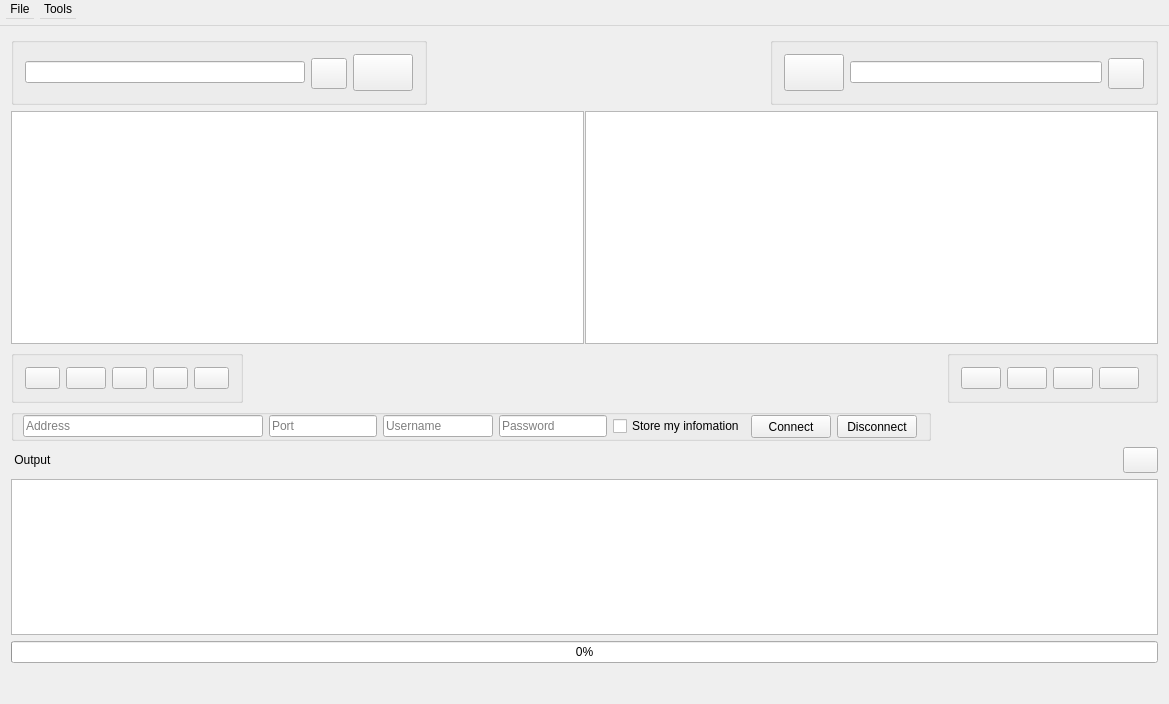
<?xml version="1.0" encoding="UTF-8"?>
<ui version="4.0">
 <class>clientGui</class>
 <widget class="QMainWindow" name="clientGui">
  <property name="geometry">
   <rect>
    <x>0</x>
    <y>0</y>
    <width>1169</width>
    <height>704</height>
   </rect>
  </property>
  <property name="sizePolicy">
   <sizepolicy hsizetype="Fixed" vsizetype="Fixed">
    <horstretch>0</horstretch>
    <verstretch>0</verstretch>
   </sizepolicy>
  </property>
  <property name="windowTitle">
   <string>OpenFTP Client</string>
  </property>
  <property name="windowIcon">
   <iconset resource="resources.qrc">
    <normaloff>:/alienIcon/images/icon.png</normaloff>:/alienIcon/images/icon.png</iconset>
  </property>
  <property name="styleSheet">
   <string notr="true"/>
  </property>
  <property name="iconSize">
   <size>
    <width>18</width>
    <height>20</height>
   </size>
  </property>
  <property name="unifiedTitleAndToolBarOnMac">
   <bool>true</bool>
  </property>
  <widget class="QWidget" name="centralWidget">
   <layout class="QGridLayout" name="gridLayout">
    <item row="20" column="2">
     <widget class="QLabel" name="label">
      <property name="styleSheet">
       <string notr="true"/>
      </property>
      <property name="text">
       <string> Output</string>
      </property>
     </widget>
    </item>
    <item row="21" column="2" colspan="7">
     <widget class="QTextBrowser" name="mainTextWindow">
      <property name="sizePolicy">
       <sizepolicy hsizetype="Expanding" vsizetype="MinimumExpanding">
        <horstretch>0</horstretch>
        <verstretch>2</verstretch>
       </sizepolicy>
      </property>
      <property name="minimumSize">
       <size>
        <width>0</width>
        <height>100</height>
       </size>
      </property>
      <property name="whatsThis">
       <string/>
      </property>
      <property name="undoRedoEnabled">
       <bool>false</bool>
      </property>
     </widget>
    </item>
    <item row="1" column="2">
     <widget class="QGroupBox" name="groupBox_3">
      <property name="enabled">
       <bool>true</bool>
      </property>
      <property name="sizePolicy">
       <sizepolicy hsizetype="Fixed" vsizetype="Fixed">
        <horstretch>0</horstretch>
        <verstretch>0</verstretch>
       </sizepolicy>
      </property>
      <property name="minimumSize">
       <size>
        <width>346</width>
        <height>40</height>
       </size>
      </property>
      <property name="layoutDirection">
       <enum>Qt::LeftToRight</enum>
      </property>
      <property name="styleSheet">
       <string notr="true"/>
      </property>
      <property name="title">
       <string/>
      </property>
      <property name="flat">
       <bool>true</bool>
      </property>
      <layout class="QHBoxLayout" name="horizontalLayout_2">
       <item>
        <widget class="QLineEdit" name="localSearchEdit">
         <property name="sizePolicy">
          <sizepolicy hsizetype="Preferred" vsizetype="Fixed">
           <horstretch>0</horstretch>
           <verstretch>0</verstretch>
          </sizepolicy>
         </property>
         <property name="minimumSize">
          <size>
           <width>280</width>
           <height>0</height>
          </size>
         </property>
         <property name="maximumSize">
          <size>
           <width>16777215</width>
           <height>16777215</height>
          </size>
         </property>
        </widget>
       </item>
       <item>
        <widget class="QPushButton" name="localSearchButton">
         <property name="sizePolicy">
          <sizepolicy hsizetype="Fixed" vsizetype="Fixed">
           <horstretch>0</horstretch>
           <verstretch>0</verstretch>
          </sizepolicy>
         </property>
         <property name="minimumSize">
          <size>
           <width>36</width>
           <height>31</height>
          </size>
         </property>
         <property name="maximumSize">
          <size>
           <width>36</width>
           <height>28</height>
          </size>
         </property>
         <property name="toolTip">
          <string>Search for directory on the computer.</string>
         </property>
         <property name="layoutDirection">
          <enum>Qt::LeftToRight</enum>
         </property>
         <property name="text">
          <string/>
         </property>
         <property name="icon">
          <iconset resource="resources.qrc">
           <normaloff>:/searchIcon/images/search_button.png</normaloff>:/searchIcon/images/search_button.png</iconset>
         </property>
         <property name="iconSize">
          <size>
           <width>24</width>
           <height>20</height>
          </size>
         </property>
        </widget>
       </item>
       <item>
        <widget class="QPushButton" name="uploadButton">
         <property name="sizePolicy">
          <sizepolicy hsizetype="Fixed" vsizetype="Fixed">
           <horstretch>0</horstretch>
           <verstretch>0</verstretch>
          </sizepolicy>
         </property>
         <property name="minimumSize">
          <size>
           <width>60</width>
           <height>37</height>
          </size>
         </property>
         <property name="toolTip">
          <string>Upload selected files to the server.  (Ctrl + E)</string>
         </property>
         <property name="layoutDirection">
          <enum>Qt::RightToLeft</enum>
         </property>
         <property name="text">
          <string/>
         </property>
         <property name="icon">
          <iconset resource="resources.qrc">
           <normaloff>:/arrow/images/right.png</normaloff>:/arrow/images/right.png</iconset>
         </property>
         <property name="iconSize">
          <size>
           <width>25</width>
           <height>27</height>
          </size>
         </property>
        </widget>
       </item>
      </layout>
     </widget>
    </item>
    <item row="23" column="2" colspan="7">
     <widget class="QProgressBar" name="progressBar">
      <property name="enabled">
       <bool>true</bool>
      </property>
      <property name="sizePolicy">
       <sizepolicy hsizetype="Expanding" vsizetype="Fixed">
        <horstretch>0</horstretch>
        <verstretch>0</verstretch>
       </sizepolicy>
      </property>
      <property name="minimumSize">
       <size>
        <width>100</width>
        <height>0</height>
       </size>
      </property>
      <property name="value">
       <number>0</number>
      </property>
      <property name="textVisible">
       <bool>true</bool>
      </property>
      <property name="invertedAppearance">
       <bool>false</bool>
      </property>
      <property name="textDirection">
       <enum>QProgressBar::BottomToTop</enum>
      </property>
     </widget>
    </item>
    <item row="3" column="8">
     <widget class="QGroupBox" name="groupBox_4">
      <property name="sizePolicy">
       <sizepolicy hsizetype="Fixed" vsizetype="Fixed">
        <horstretch>0</horstretch>
        <verstretch>0</verstretch>
       </sizepolicy>
      </property>
      <property name="minimumSize">
       <size>
        <width>0</width>
        <height>0</height>
       </size>
      </property>
      <property name="layoutDirection">
       <enum>Qt::RightToLeft</enum>
      </property>
      <property name="title">
       <string/>
      </property>
      <layout class="QHBoxLayout" name="horizontalLayout_4">
       <property name="spacing">
        <number>6</number>
       </property>
       <property name="rightMargin">
        <number>16</number>
       </property>
       <item>
        <widget class="QPushButton" name="homeButton">
         <property name="sizePolicy">
          <sizepolicy hsizetype="Fixed" vsizetype="Fixed">
           <horstretch>0</horstretch>
           <verstretch>0</verstretch>
          </sizepolicy>
         </property>
         <property name="minimumSize">
          <size>
           <width>0</width>
           <height>0</height>
          </size>
         </property>
         <property name="sizeIncrement">
          <size>
           <width>0</width>
           <height>0</height>
          </size>
         </property>
         <property name="toolTip">
          <string>Navigate to the servers base directory.</string>
         </property>
         <property name="text">
          <string/>
         </property>
         <property name="icon">
          <iconset resource="resources.qrc">
           <normaloff>:/homeIcon/images/home_button.png</normaloff>:/homeIcon/images/home_button.png</iconset>
         </property>
         <property name="iconSize">
          <size>
           <width>22</width>
           <height>22</height>
          </size>
         </property>
         <property name="checkable">
          <bool>false</bool>
         </property>
         <property name="default">
          <bool>false</bool>
         </property>
         <property name="flat">
          <bool>false</bool>
         </property>
        </widget>
       </item>
       <item>
        <widget class="QPushButton" name="returnButton">
         <property name="sizePolicy">
          <sizepolicy hsizetype="Fixed" vsizetype="Fixed">
           <horstretch>0</horstretch>
           <verstretch>0</verstretch>
          </sizepolicy>
         </property>
         <property name="sizeIncrement">
          <size>
           <width>0</width>
           <height>0</height>
          </size>
         </property>
         <property name="toolTip">
          <string>Return to the previous directory on server.</string>
         </property>
         <property name="text">
          <string/>
         </property>
         <property name="icon">
          <iconset resource="resources.qrc">
           <normaloff>:/returnIcon/images/return_button.png</normaloff>:/returnIcon/images/return_button.png</iconset>
         </property>
         <property name="iconSize">
          <size>
           <width>22</width>
           <height>22</height>
          </size>
         </property>
         <property name="checkable">
          <bool>false</bool>
         </property>
         <property name="default">
          <bool>false</bool>
         </property>
         <property name="flat">
          <bool>false</bool>
         </property>
        </widget>
       </item>
       <item>
        <widget class="QPushButton" name="deleteButton">
         <property name="sizePolicy">
          <sizepolicy hsizetype="Fixed" vsizetype="Fixed">
           <horstretch>0</horstretch>
           <verstretch>0</verstretch>
          </sizepolicy>
         </property>
         <property name="sizeIncrement">
          <size>
           <width>0</width>
           <height>0</height>
          </size>
         </property>
         <property name="toolTip">
          <string>Delete selected files on the server.</string>
         </property>
         <property name="text">
          <string/>
         </property>
         <property name="icon">
          <iconset resource="resources.qrc">
           <normaloff>:/deleteIcon/images/delete.png</normaloff>:/deleteIcon/images/delete.png</iconset>
         </property>
         <property name="iconSize">
          <size>
           <width>22</width>
           <height>22</height>
          </size>
         </property>
         <property name="checkable">
          <bool>false</bool>
         </property>
         <property name="default">
          <bool>false</bool>
         </property>
         <property name="flat">
          <bool>false</bool>
         </property>
        </widget>
       </item>
       <item>
        <widget class="QPushButton" name="downloadButton2">
         <property name="toolTip">
          <string>Download selected files from the server.  (Ctrl + Q)</string>
         </property>
         <property name="text">
          <string/>
         </property>
         <property name="icon">
          <iconset resource="resources.qrc">
           <normaloff>:/arrow/images/left.png</normaloff>:/arrow/images/left.png</iconset>
         </property>
         <property name="iconSize">
          <size>
           <width>22</width>
           <height>22</height>
          </size>
         </property>
        </widget>
       </item>
      </layout>
     </widget>
    </item>
    <item row="1" column="4" colspan="5">
     <widget class="QGroupBox" name="groupBox_2">
      <property name="sizePolicy">
       <sizepolicy hsizetype="Fixed" vsizetype="Fixed">
        <horstretch>0</horstretch>
        <verstretch>0</verstretch>
       </sizepolicy>
      </property>
      <property name="layoutDirection">
       <enum>Qt::RightToLeft</enum>
      </property>
      <property name="title">
       <string/>
      </property>
      <property name="alignment">
       <set>Qt::AlignRight|Qt::AlignTrailing|Qt::AlignVCenter</set>
      </property>
      <layout class="QHBoxLayout" name="horizontalLayout">
       <item>
        <widget class="QPushButton" name="searchButton">
         <property name="sizePolicy">
          <sizepolicy hsizetype="Fixed" vsizetype="Fixed">
           <horstretch>0</horstretch>
           <verstretch>0</verstretch>
          </sizepolicy>
         </property>
         <property name="minimumSize">
          <size>
           <width>36</width>
           <height>31</height>
          </size>
         </property>
         <property name="maximumSize">
          <size>
           <width>36</width>
           <height>28</height>
          </size>
         </property>
         <property name="sizeIncrement">
          <size>
           <width>0</width>
           <height>0</height>
          </size>
         </property>
         <property name="toolTip">
          <string>Search for directory on the server.</string>
         </property>
         <property name="layoutDirection">
          <enum>Qt::RightToLeft</enum>
         </property>
         <property name="text">
          <string/>
         </property>
         <property name="icon">
          <iconset resource="resources.qrc">
           <normaloff>:/searchIcon/images/search_button.png</normaloff>:/searchIcon/images/search_button.png</iconset>
         </property>
         <property name="iconSize">
          <size>
           <width>22</width>
           <height>19</height>
          </size>
         </property>
         <property name="checkable">
          <bool>false</bool>
         </property>
         <property name="default">
          <bool>false</bool>
         </property>
         <property name="flat">
          <bool>false</bool>
         </property>
        </widget>
       </item>
       <item>
        <widget class="QLineEdit" name="serverSearchEdit">
         <property name="sizePolicy">
          <sizepolicy hsizetype="Fixed" vsizetype="Fixed">
           <horstretch>0</horstretch>
           <verstretch>0</verstretch>
          </sizepolicy>
         </property>
         <property name="minimumSize">
          <size>
           <width>252</width>
           <height>0</height>
          </size>
         </property>
         <property name="maximumSize">
          <size>
           <width>16777215</width>
           <height>16777215</height>
          </size>
         </property>
         <property name="layoutDirection">
          <enum>Qt::RightToLeft</enum>
         </property>
         <property name="cursorPosition">
          <number>0</number>
         </property>
        </widget>
       </item>
       <item>
        <widget class="QPushButton" name="downloadButton">
         <property name="sizePolicy">
          <sizepolicy hsizetype="Fixed" vsizetype="Fixed">
           <horstretch>0</horstretch>
           <verstretch>0</verstretch>
          </sizepolicy>
         </property>
         <property name="minimumSize">
          <size>
           <width>60</width>
           <height>37</height>
          </size>
         </property>
         <property name="toolTip">
          <string>Download selected files from the server.  (Ctrl + Q)</string>
         </property>
         <property name="layoutDirection">
          <enum>Qt::LeftToRight</enum>
         </property>
         <property name="text">
          <string/>
         </property>
         <property name="icon">
          <iconset resource="resources.qrc">
           <normaloff>:/arrow/images/left.png</normaloff>:/arrow/images/left.png</iconset>
         </property>
         <property name="iconSize">
          <size>
           <width>25</width>
           <height>27</height>
          </size>
         </property>
        </widget>
       </item>
      </layout>
     </widget>
    </item>
    <item row="3" column="2">
     <widget class="QGroupBox" name="groupBox">
      <property name="sizePolicy">
       <sizepolicy hsizetype="Fixed" vsizetype="Fixed">
        <horstretch>0</horstretch>
        <verstretch>0</verstretch>
       </sizepolicy>
      </property>
      <property name="minimumSize">
       <size>
        <width>0</width>
        <height>0</height>
       </size>
      </property>
      <property name="styleSheet">
       <string notr="true"/>
      </property>
      <property name="title">
       <string/>
      </property>
      <property name="flat">
       <bool>true</bool>
      </property>
      <layout class="QHBoxLayout" name="horizontalLayout_3">
       <item>
        <widget class="QPushButton" name="localHomeButton">
         <property name="minimumSize">
          <size>
           <width>0</width>
           <height>0</height>
          </size>
         </property>
         <property name="maximumSize">
          <size>
           <width>35</width>
           <height>16777215</height>
          </size>
         </property>
         <property name="focusPolicy">
          <enum>Qt::StrongFocus</enum>
         </property>
         <property name="toolTip">
          <string>Navigate to the local computers base directory.</string>
         </property>
         <property name="toolTipDuration">
          <number>-1</number>
         </property>
         <property name="whatsThis">
          <string/>
         </property>
         <property name="layoutDirection">
          <enum>Qt::RightToLeft</enum>
         </property>
         <property name="text">
          <string/>
         </property>
         <property name="icon">
          <iconset resource="resources.qrc">
           <normaloff>:/homeIcon/images/home_button.png</normaloff>:/homeIcon/images/home_button.png</iconset>
         </property>
         <property name="iconSize">
          <size>
           <width>22</width>
           <height>22</height>
          </size>
         </property>
        </widget>
       </item>
       <item>
        <widget class="QPushButton" name="localReturnButton">
         <property name="sizePolicy">
          <sizepolicy hsizetype="Fixed" vsizetype="Fixed">
           <horstretch>0</horstretch>
           <verstretch>0</verstretch>
          </sizepolicy>
         </property>
         <property name="minimumSize">
          <size>
           <width>0</width>
           <height>0</height>
          </size>
         </property>
         <property name="toolTip">
          <string>Return to the previous directory.</string>
         </property>
         <property name="layoutDirection">
          <enum>Qt::LeftToRight</enum>
         </property>
         <property name="text">
          <string/>
         </property>
         <property name="icon">
          <iconset resource="resources.qrc">
           <normaloff>:/returnIcon/images/return_button.png</normaloff>:/returnIcon/images/return_button.png</iconset>
         </property>
         <property name="iconSize">
          <size>
           <width>21</width>
           <height>22</height>
          </size>
         </property>
        </widget>
       </item>
       <item>
        <widget class="QPushButton" name="openFileBrowserButton">
         <property name="minimumSize">
          <size>
           <width>0</width>
           <height>0</height>
          </size>
         </property>
         <property name="maximumSize">
          <size>
           <width>35</width>
           <height>16777215</height>
          </size>
         </property>
         <property name="toolTip">
          <string>Open file explorer dialog.</string>
         </property>
         <property name="layoutDirection">
          <enum>Qt::LeftToRight</enum>
         </property>
         <property name="text">
          <string/>
         </property>
         <property name="icon">
          <iconset resource="resources.qrc">
           <normaloff>:/folderIcon/images/folder.png</normaloff>:/folderIcon/images/folder.png</iconset>
         </property>
         <property name="iconSize">
          <size>
           <width>22</width>
           <height>23</height>
          </size>
         </property>
        </widget>
       </item>
       <item>
        <widget class="QPushButton" name="deleteButtonLocal">
         <property name="minimumSize">
          <size>
           <width>0</width>
           <height>0</height>
          </size>
         </property>
         <property name="maximumSize">
          <size>
           <width>35</width>
           <height>16777215</height>
          </size>
         </property>
         <property name="toolTip">
          <string>Delete selected files from the computer.</string>
         </property>
         <property name="text">
          <string/>
         </property>
         <property name="icon">
          <iconset resource="resources.qrc">
           <normaloff>:/deleteIcon/images/delete.png</normaloff>:/deleteIcon/images/delete.png</iconset>
         </property>
         <property name="iconSize">
          <size>
           <width>22</width>
           <height>22</height>
          </size>
         </property>
        </widget>
       </item>
       <item>
        <widget class="QPushButton" name="uploadButton2">
         <property name="maximumSize">
          <size>
           <width>35</width>
           <height>16777215</height>
          </size>
         </property>
         <property name="toolTip">
          <string>Upload selected files to the server.  (Ctrl + E)</string>
         </property>
         <property name="text">
          <string/>
         </property>
         <property name="icon">
          <iconset resource="resources.qrc">
           <normaloff>:/arrow/images/right.png</normaloff>:/arrow/images/right.png</iconset>
         </property>
         <property name="iconSize">
          <size>
           <width>22</width>
           <height>22</height>
          </size>
         </property>
        </widget>
       </item>
      </layout>
     </widget>
    </item>
    <item row="2" column="2" colspan="7">
     <widget class="QSplitter" name="splitter">
      <property name="sizePolicy">
       <sizepolicy hsizetype="Expanding" vsizetype="Expanding">
        <horstretch>0</horstretch>
        <verstretch>3</verstretch>
       </sizepolicy>
      </property>
      <property name="minimumSize">
       <size>
        <width>1100</width>
        <height>150</height>
       </size>
      </property>
      <property name="maximumSize">
       <size>
        <width>16777215</width>
        <height>16777215</height>
       </size>
      </property>
      <property name="styleSheet">
       <string notr="true"/>
      </property>
      <property name="frameShadow">
       <enum>QFrame::Sunken</enum>
      </property>
      <property name="lineWidth">
       <number>5</number>
      </property>
      <property name="midLineWidth">
       <number>2</number>
      </property>
      <property name="orientation">
       <enum>Qt::Horizontal</enum>
      </property>
      <property name="opaqueResize">
       <bool>true</bool>
      </property>
      <property name="handleWidth">
       <number>1</number>
      </property>
      <property name="childrenCollapsible">
       <bool>true</bool>
      </property>
      <widget class="QTableView" name="localBrowser">
       <property name="sizePolicy">
        <sizepolicy hsizetype="Expanding" vsizetype="Expanding">
         <horstretch>1</horstretch>
         <verstretch>0</verstretch>
        </sizepolicy>
       </property>
       <property name="minimumSize">
        <size>
         <width>0</width>
         <height>0</height>
        </size>
       </property>
       <property name="sizeIncrement">
        <size>
         <width>0</width>
         <height>0</height>
        </size>
       </property>
       <property name="baseSize">
        <size>
         <width>0</width>
         <height>0</height>
        </size>
       </property>
       <property name="layoutDirection">
        <enum>Qt::LeftToRight</enum>
       </property>
       <property name="styleSheet">
        <string notr="true"/>
       </property>
       <property name="verticalScrollBarPolicy">
        <enum>Qt::ScrollBarAsNeeded</enum>
       </property>
       <property name="selectionMode">
        <enum>QAbstractItemView::ExtendedSelection</enum>
       </property>
       <property name="selectionBehavior">
        <enum>QAbstractItemView::SelectRows</enum>
       </property>
       <property name="verticalScrollMode">
        <enum>QAbstractItemView::ScrollPerPixel</enum>
       </property>
       <property name="horizontalScrollMode">
        <enum>QAbstractItemView::ScrollPerPixel</enum>
       </property>
       <property name="showGrid">
        <bool>false</bool>
       </property>
       <property name="gridStyle">
        <enum>Qt::DashLine</enum>
       </property>
       <attribute name="horizontalHeaderVisible">
        <bool>true</bool>
       </attribute>
       <attribute name="horizontalHeaderMinimumSectionSize">
        <number>25</number>
       </attribute>
       <attribute name="horizontalHeaderDefaultSectionSize">
        <number>80</number>
       </attribute>
       <attribute name="verticalHeaderVisible">
        <bool>false</bool>
       </attribute>
       <attribute name="verticalHeaderMinimumSectionSize">
        <number>25</number>
       </attribute>
       <attribute name="verticalHeaderDefaultSectionSize">
        <number>25</number>
       </attribute>
      </widget>
      <widget class="QTableView" name="serverBrowser">
       <property name="sizePolicy">
        <sizepolicy hsizetype="Expanding" vsizetype="Expanding">
         <horstretch>1</horstretch>
         <verstretch>0</verstretch>
        </sizepolicy>
       </property>
       <property name="minimumSize">
        <size>
         <width>0</width>
         <height>0</height>
        </size>
       </property>
       <property name="sizeIncrement">
        <size>
         <width>0</width>
         <height>0</height>
        </size>
       </property>
       <property name="styleSheet">
        <string notr="true"/>
       </property>
       <property name="selectionMode">
        <enum>QAbstractItemView::ExtendedSelection</enum>
       </property>
       <property name="selectionBehavior">
        <enum>QAbstractItemView::SelectRows</enum>
       </property>
       <property name="verticalScrollMode">
        <enum>QAbstractItemView::ScrollPerPixel</enum>
       </property>
       <property name="horizontalScrollMode">
        <enum>QAbstractItemView::ScrollPerPixel</enum>
       </property>
       <property name="showGrid">
        <bool>false</bool>
       </property>
       <property name="gridStyle">
        <enum>Qt::DashLine</enum>
       </property>
       <attribute name="horizontalHeaderVisible">
        <bool>true</bool>
       </attribute>
       <attribute name="horizontalHeaderCascadingSectionResizes">
        <bool>false</bool>
       </attribute>
       <attribute name="horizontalHeaderMinimumSectionSize">
        <number>25</number>
       </attribute>
       <attribute name="horizontalHeaderDefaultSectionSize">
        <number>80</number>
       </attribute>
       <attribute name="verticalHeaderVisible">
        <bool>false</bool>
       </attribute>
       <attribute name="verticalHeaderMinimumSectionSize">
        <number>25</number>
       </attribute>
       <attribute name="verticalHeaderDefaultSectionSize">
        <number>25</number>
       </attribute>
      </widget>
     </widget>
    </item>
    <item row="20" column="8">
     <widget class="QPushButton" name="clearOutputButton">
      <property name="sizePolicy">
       <sizepolicy hsizetype="Fixed" vsizetype="Fixed">
        <horstretch>0</horstretch>
        <verstretch>0</verstretch>
       </sizepolicy>
      </property>
      <property name="minimumSize">
       <size>
        <width>20</width>
        <height>26</height>
       </size>
      </property>
      <property name="maximumSize">
       <size>
        <width>35</width>
        <height>27</height>
       </size>
      </property>
      <property name="toolTip">
       <string>Clear output window</string>
      </property>
      <property name="layoutDirection">
       <enum>Qt::RightToLeft</enum>
      </property>
      <property name="text">
       <string/>
      </property>
      <property name="icon">
       <iconset resource="resources.qrc">
        <normaloff>:/cleanOutpt/images/clean.png</normaloff>:/cleanOutpt/images/clean.png</iconset>
      </property>
      <property name="iconSize">
       <size>
        <width>20</width>
        <height>20</height>
       </size>
      </property>
     </widget>
    </item>
    <item row="5" column="2" colspan="7">
     <widget class="QGroupBox" name="groupBox_5">
      <property name="sizePolicy">
       <sizepolicy hsizetype="Fixed" vsizetype="Fixed">
        <horstretch>0</horstretch>
        <verstretch>0</verstretch>
       </sizepolicy>
      </property>
      <property name="minimumSize">
       <size>
        <width>0</width>
        <height>0</height>
       </size>
      </property>
      <property name="title">
       <string/>
      </property>
      <layout class="QHBoxLayout" name="horizontalLayout_5">
       <property name="leftMargin">
        <number>9</number>
       </property>
       <property name="topMargin">
        <number>0</number>
       </property>
       <property name="bottomMargin">
        <number>0</number>
       </property>
       <item>
        <widget class="QLineEdit" name="addressEdit">
         <property name="sizePolicy">
          <sizepolicy hsizetype="Fixed" vsizetype="Fixed">
           <horstretch>0</horstretch>
           <verstretch>0</verstretch>
          </sizepolicy>
         </property>
         <property name="minimumSize">
          <size>
           <width>240</width>
           <height>0</height>
          </size>
         </property>
         <property name="maximumSize">
          <size>
           <width>16777215</width>
           <height>16777215</height>
          </size>
         </property>
         <property name="toolTip">
          <string>Server address to connect.</string>
         </property>
         <property name="styleSheet">
          <string notr="true"/>
         </property>
         <property name="placeholderText">
          <string>Address</string>
         </property>
        </widget>
       </item>
       <item>
        <widget class="QLineEdit" name="portEdit">
         <property name="sizePolicy">
          <sizepolicy hsizetype="Fixed" vsizetype="Fixed">
           <horstretch>0</horstretch>
           <verstretch>0</verstretch>
          </sizepolicy>
         </property>
         <property name="minimumSize">
          <size>
           <width>60</width>
           <height>0</height>
          </size>
         </property>
         <property name="maximumSize">
          <size>
           <width>16777215</width>
           <height>16777215</height>
          </size>
         </property>
         <property name="toolTip">
          <string>Server's port to connect.</string>
         </property>
         <property name="styleSheet">
          <string notr="true"/>
         </property>
         <property name="placeholderText">
          <string>Port</string>
         </property>
        </widget>
       </item>
       <item>
        <widget class="QLineEdit" name="usernameEdit">
         <property name="sizePolicy">
          <sizepolicy hsizetype="Fixed" vsizetype="Fixed">
           <horstretch>0</horstretch>
           <verstretch>0</verstretch>
          </sizepolicy>
         </property>
         <property name="minimumSize">
          <size>
           <width>110</width>
           <height>0</height>
          </size>
         </property>
         <property name="maximumSize">
          <size>
           <width>16777215</width>
           <height>16777215</height>
          </size>
         </property>
         <property name="toolTip">
          <string>Username supplied by admin.</string>
         </property>
         <property name="styleSheet">
          <string notr="true"/>
         </property>
         <property name="placeholderText">
          <string>Username</string>
         </property>
        </widget>
       </item>
       <item>
        <widget class="QLineEdit" name="passwordEdit">
         <property name="enabled">
          <bool>true</bool>
         </property>
         <property name="sizePolicy">
          <sizepolicy hsizetype="Fixed" vsizetype="Fixed">
           <horstretch>0</horstretch>
           <verstretch>0</verstretch>
          </sizepolicy>
         </property>
         <property name="minimumSize">
          <size>
           <width>75</width>
           <height>0</height>
          </size>
         </property>
         <property name="toolTip">
          <string>Password supplied by admin.</string>
         </property>
         <property name="styleSheet">
          <string notr="true"/>
         </property>
         <property name="echoMode">
          <enum>QLineEdit::Password</enum>
         </property>
         <property name="placeholderText">
          <string>Password</string>
         </property>
        </widget>
       </item>
       <item>
        <widget class="QCheckBox" name="storeInformationCheckbox">
         <property name="toolTip">
          <string/>
         </property>
         <property name="text">
          <string>Store my infomation</string>
         </property>
        </widget>
       </item>
       <item>
        <widget class="QPushButton" name="connectButton">
         <property name="sizePolicy">
          <sizepolicy hsizetype="Fixed" vsizetype="Fixed">
           <horstretch>0</horstretch>
           <verstretch>0</verstretch>
          </sizepolicy>
         </property>
         <property name="minimumSize">
          <size>
           <width>75</width>
           <height>23</height>
          </size>
         </property>
         <property name="maximumSize">
          <size>
           <width>16777215</width>
           <height>23</height>
          </size>
         </property>
         <property name="toolTip">
          <string>Attempt connection to the server.</string>
         </property>
         <property name="text">
          <string>Connect</string>
         </property>
        </widget>
       </item>
       <item>
        <widget class="QPushButton" name="disconnectButton">
         <property name="sizePolicy">
          <sizepolicy hsizetype="Fixed" vsizetype="Fixed">
           <horstretch>0</horstretch>
           <verstretch>0</verstretch>
          </sizepolicy>
         </property>
         <property name="minimumSize">
          <size>
           <width>75</width>
           <height>23</height>
          </size>
         </property>
         <property name="maximumSize">
          <size>
           <width>16777215</width>
           <height>23</height>
          </size>
         </property>
         <property name="toolTip">
          <string>Disconnect from the server.</string>
         </property>
         <property name="text">
          <string>Disconnect</string>
         </property>
        </widget>
       </item>
      </layout>
     </widget>
    </item>
   </layout>
  </widget>
  <widget class="QStatusBar" name="statusBar">
   <property name="minimumSize">
    <size>
     <width>0</width>
     <height>30</height>
    </size>
   </property>
   <property name="maximumSize">
    <size>
     <width>16777215</width>
     <height>16777215</height>
    </size>
   </property>
   <property name="sizeGripEnabled">
    <bool>false</bool>
   </property>
  </widget>
  <widget class="QMenuBar" name="menuBar">
   <property name="geometry">
    <rect>
     <x>0</x>
     <y>0</y>
     <width>1169</width>
     <height>26</height>
    </rect>
   </property>
   <property name="minimumSize">
    <size>
     <width>0</width>
     <height>26</height>
    </size>
   </property>
   <property name="styleSheet">
    <string notr="true"/>
   </property>
   <property name="defaultUp">
    <bool>false</bool>
   </property>
   <property name="nativeMenuBar">
    <bool>false</bool>
   </property>
   <widget class="QMenu" name="menuOptions">
    <property name="layoutDirection">
     <enum>Qt::LeftToRight</enum>
    </property>
    <property name="title">
     <string>Tools</string>
    </property>
    <addaction name="actionOptions"/>
   </widget>
   <widget class="QMenu" name="menuFile">
    <property name="tearOffEnabled">
     <bool>false</bool>
    </property>
    <property name="title">
     <string>File</string>
    </property>
    <property name="separatorsCollapsible">
     <bool>false</bool>
    </property>
    <property name="toolTipsVisible">
     <bool>false</bool>
    </property>
    <addaction name="actionExit"/>
   </widget>
   <addaction name="menuFile"/>
   <addaction name="menuOptions"/>
  </widget>
  <action name="actionOptions">
   <property name="text">
    <string>Options</string>
   </property>
  </action>
  <action name="actionExit">
   <property name="text">
    <string>Exit</string>
   </property>
  </action>
  <action name="actionExitIcon">
   <property name="icon">
    <iconset>
     <normaloff>:/headers/images/exit.png</normaloff>:/headers/images/exit.png</iconset>
   </property>
   <property name="text">
    <string>exitIcon</string>
   </property>
  </action>
  <action name="actionFullscreen">
   <property name="icon">
    <iconset>
     <normaloff>:/headers/images/fullscreen.png</normaloff>:/headers/images/fullscreen.png</iconset>
   </property>
   <property name="text">
    <string>fullscreen</string>
   </property>
  </action>
  <action name="actionMinimize">
   <property name="icon">
    <iconset>
     <normaloff>:/headers/images/minimize.png</normaloff>:/headers/images/minimize.png</iconset>
   </property>
   <property name="text">
    <string>minimize</string>
   </property>
  </action>
 </widget>
 <layoutdefault spacing="6" margin="11"/>
 <tabstops>
  <tabstop>localHomeButton</tabstop>
  <tabstop>localReturnButton</tabstop>
  <tabstop>openFileBrowserButton</tabstop>
  <tabstop>localBrowser</tabstop>
  <tabstop>serverBrowser</tabstop>
 </tabstops>
 <resources>
  <include location="resources.qrc"/>
  <include location="certificates.qrc"/>
 </resources>
 <connections/>
</ui>
